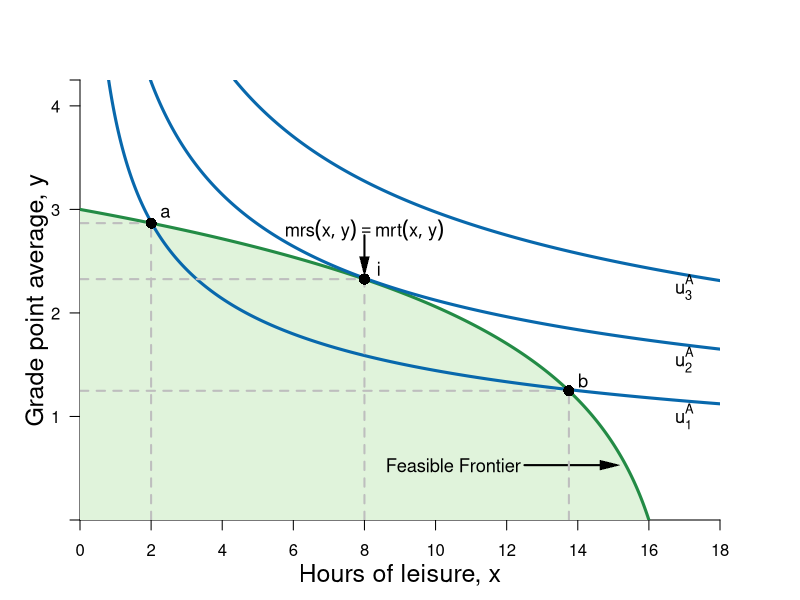

Recreate this plot in R.
#Graph Designer: Simon Halliday
#Authors: Bowles, Foley and Halliday
#Title: Coordination, Conflict and Competition: A Text in Microeconomics

library(shape)
pdf(file = "bfh-textbook/constrained_optimization/ff_indifference.pdf", width = 8, height = 8)

#Set parameters for graphics
axislabelsize <- 1.5
labelsize <- 1.1
graphlinewidth <- 3
segmentlinewidth <- 2

COL <- c("#7fc97f", "#beaed4", "#fdc086", "#ffff99", "#386cb0", "#f0027f", "#bf5b17", "#666666")
COLA <- c("#e0f3db", "#99d8c9","#66c2a4","#41ae76", "#238b45", "#005824")
COLB <- c("#4eb3d3", "#2b8cbe", "#0868ac","#084081")

#Edited the margins to cater for the larger LHS labels
par(mar =  c(4, 4, 4, 4))

#Change this to make it log of l 

# ppf <- function(l, k = 0.5) {
#   k * (1/l)
# }

ppf <- function(x, k = 1.058868, maxx = 17) {
  k*(log(maxx -  x))
}

uFn <- function(x, y, alpha = 0.3){
  (x^alpha)*(y^(1-alpha))
}

ylims <- c(0, 4.25)
xlims <- c(0, 18)

npts <- 501 
x <- seq(xlims[1], xlims[2], length.out = npts)
y <- seq(ylims[1], ylims[2], length.out = npts) 
#a <- c(3.5, 4.58, 5.5) #alpha = 0.5
#a <- c(3, 3.9, 5) #alpha = 0.4
a <- c(2.58, 3.38, 4.28) #alpha = 0.3

plot(0, 0, xlim = xlims, ylim = ylims, type = "n",
     xlab = expression(paste("")),
     ylab = expression(paste("")), 
     xaxt = "n", 
     yaxt = "n", 
     cex.lab = axislabelsize, 
     bty = "n", 
     xaxs="i", 
     yaxs="i"
)


# ticksy <- seq(from = 0, to = ylims[2], by = 1)
# ylabels <- seq(from = 0, to = ylims[2], by = 1)
ticksx <- seq(from = 0, to = xlims[2], by = 2)
xlabels <- seq(from = 0, to = xlims[2], by = 2)
ticksy <- c(ylims[1], 1, 2, 3, 4, ylims[2])
ylabels <- c(NA, 1, 2, 3, 4, NA)
# ticksx <- c(xlims[1], 5.25, 8.944272, xlims[2])
# xlabels <- c(NA, expression(paste(x,"*")), expression(paste(bar(x))), NA)

axis(1, at = ticksx, pos = 0, labels = xlabels)
axis(2, at = ticksy, pos = 0, labels = ylabels, las = 1)

npts <- 500 
xx1 <- seq(xlims[1], xlims[2], length.out = npts)
xx2 <- seq(0, xlims[2], length.out = npts)
xx3 <- seq(xlims[1], 0, length.out = npts)
xx4 <- seq(-11, 0, length.out = npts)

#Draw the polygon for shading the feasible set
xpoly1 <- seq(from = xlims[1], to = 16, length.out = 500)
ypoly1 <- ppf(xpoly1, k = 1.058868, maxx = 17)
polygon(x = c(xpoly1, xpoly1[1]), y = c(ypoly1, rev(ypoly1)[1]), col=COLA[1], density=NULL, border = NA)

#Draw the graphs
lines(xx1, ppf(xx1, k = 1.058868, maxx = 17), col = COLA[5], lwd = graphlinewidth)
#lines(xx2, fishProd(xx2, k = 2), col = COLB[3], lwd = graphlinewidth)
#lines(xx3, feasibleLabor(xx3, time = 10), col = COL[3], lwd = graphlinewidth)
#lines(xx4, manufactureProd(xx4, k = 0.1, alpha = 2), col = COLB[4], lwd = graphlinewidth)

#Label the feasible frontier
text(10.5, 0.53, expression("Feasible Frontier"), cex = labelsize)
Arrows(12.5, 0.53, 14.9, 0.53, col = "black", lty = 1, lwd = 2, arr.type = "triangle", arr.lwd = 0.5)

contour(x, y, 
        outer(x, y, uFn),
        drawlabels = FALSE,
        col = COLB[3],
        lwd = graphlinewidth,
        levels = a, 
        xaxs="i", 
        yaxs="i", 
        add = TRUE)

#Axis labels
mtext(expression(paste("Hours of leisure, ", x)), side = 1, line = 2.5, cex = axislabelsize)
text(-1.2, 0.5*ylims[2], expression(paste("Grade point average, ", y)), xpd = TRUE, cex = axislabelsize, srt = 90) 

#Add mrs = mrt at i
text(8, 2.8, expression(paste(mrs(x,y) == mrt(x,y))), cex = labelsize)
Arrows(8, 2.75, 8, 2.45, col = "black", lty = 1, lwd = 2, arr.type = "triangle", arr.lwd = 0.5)

#Label the indifference curves
text(17, 1, expression(u[1]^A), cex = labelsize)
text(17, 1.55, expression(u[2]^A), cex = labelsize)
text(17, 2.25, expression(u[3]^A), cex = labelsize)

#Annotate max u point on feasibility frontier
text(8.4, ppf(8) + 0.1, expression(paste(i)), cex = labelsize)
segments(8, 0, 8, ppf(x = 8), lty = 2, col = "gray", lwd = segmentlinewidth)
segments(0, ppf(x = 8), 8, ppf(x = 8), lty = 2, col = "gray", lwd = segmentlinewidth)
points(8, ppf(x = 8), pch = 16, col = "black", cex = 1.5)

text(2.4, ppf(2) + 0.1, expression(paste(a)), cex = labelsize)
segments(2, 0, 2, ppf(x = 2), lty = 2, col = "gray", lwd = segmentlinewidth)
segments(0, ppf(x = 2), 2, ppf(x = 2), lty = 2, col = "gray", lwd = segmentlinewidth)
points(2, ppf(x = 2), pch = 16, col = "black", cex = 1.5)


text(14.15, ppf(13.75) + 0.1, expression(paste(b)), cex = labelsize)
segments(13.75, 0, 13.75, ppf(x = 13.75), lty = 2, col = "gray", lwd = segmentlinewidth)
segments(0, ppf(x = 13.75), 13.75, ppf(x = 13.75), lty = 2, col = "gray", lwd = segmentlinewidth)
points(13.75, ppf(x = 13.75), pch = 16, col = "black", cex = 1.5)



dev.off()
